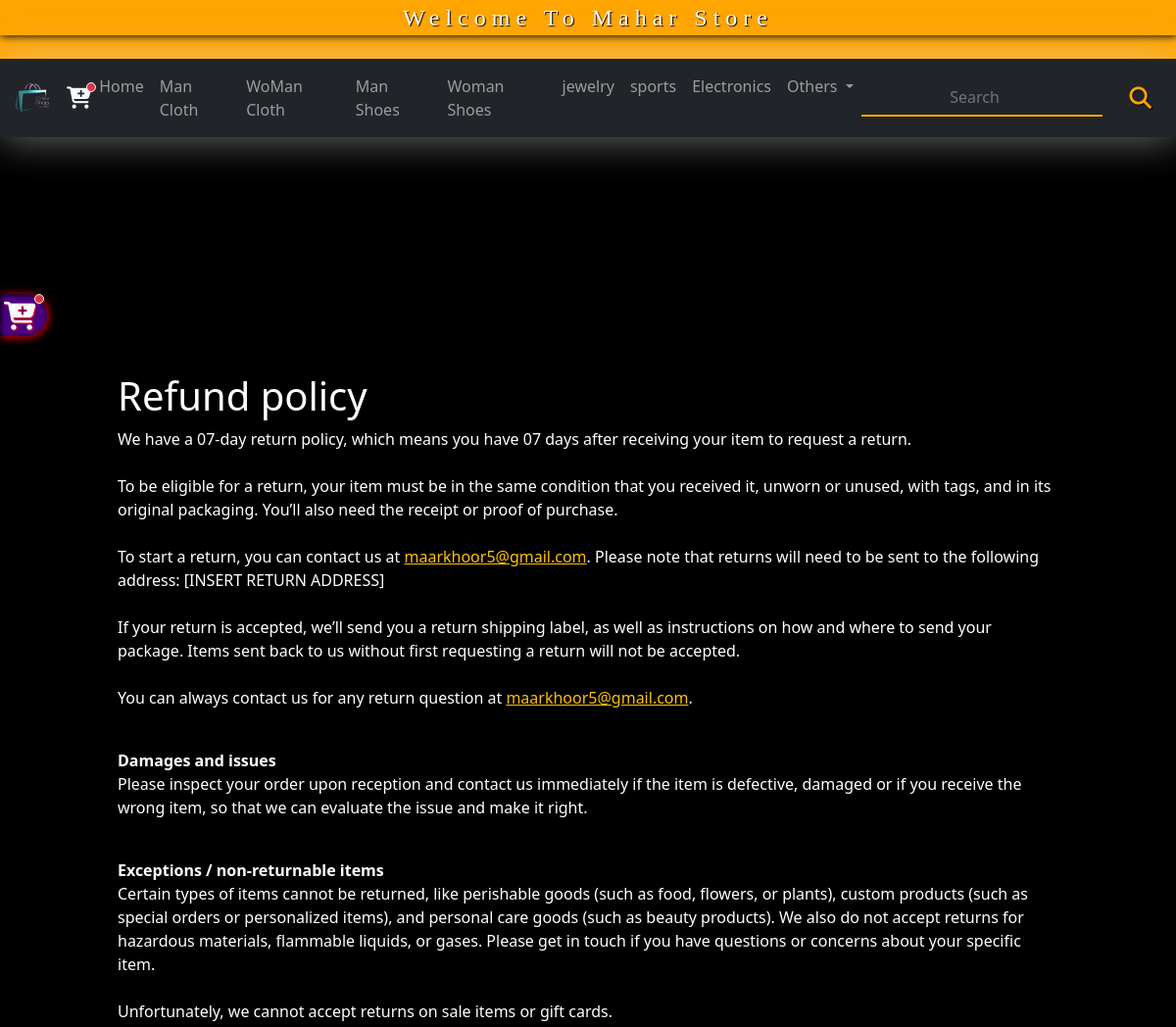
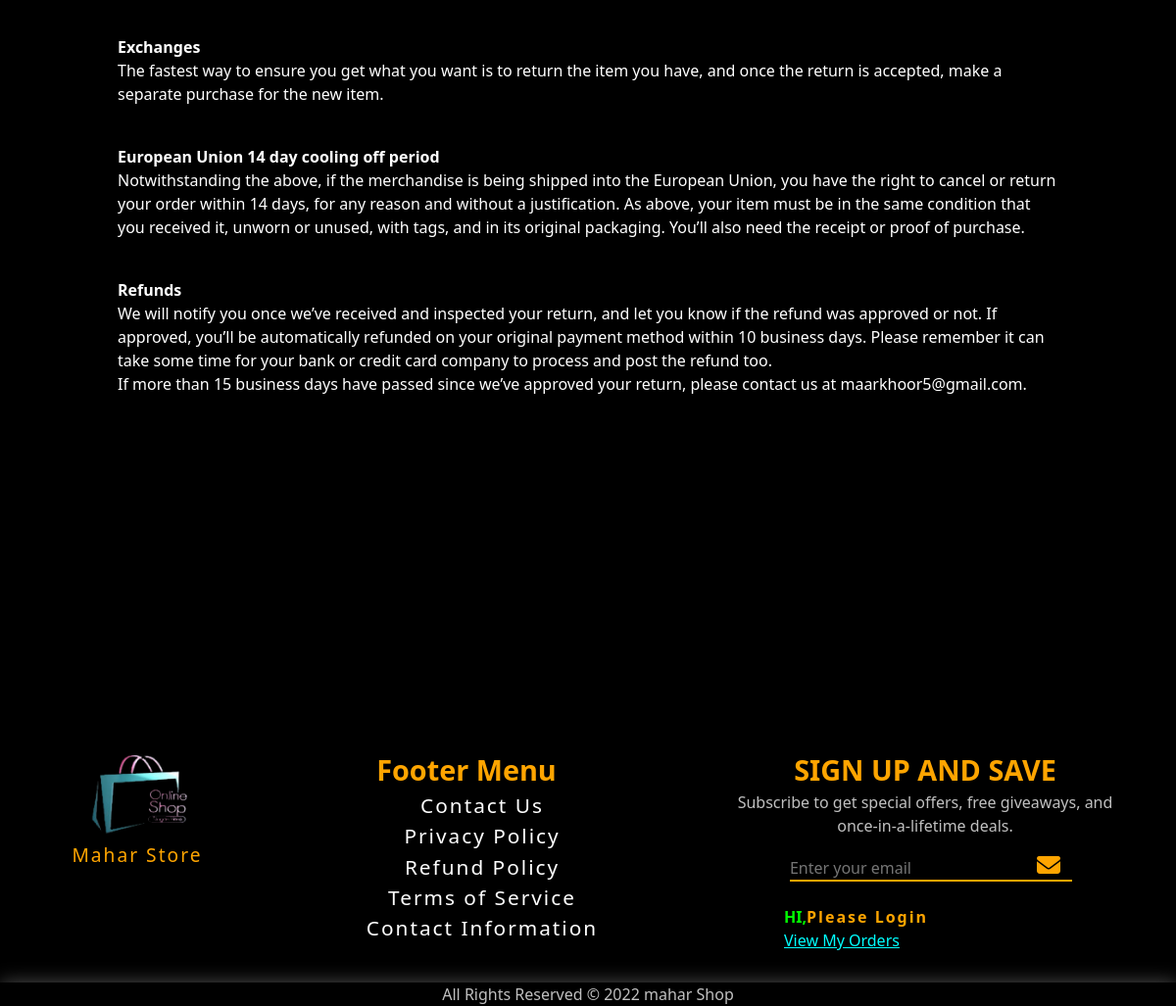
Page /refund-policy.php on the committed database (2 pictures, top to bottom).
### tables this page shows
CREATE TABLE `store_stngs` (
  `id` int(11) NOT NULL,
  `name` varchar(100) NOT NULL DEFAULT 'admin',
  `pass` varchar(50) NOT NULL DEFAULT '786',
  `profile` varchar(100) NOT NULL DEFAULT 'no',
  `bell` varchar(100) NOT NULL DEFAULT 'anounce soon',
  `ntitle` varchar(50) NOT NULL DEFAULT 'mahastore',
  `ndesc` varchar(250) NOT NULL DEFAULT 'soon',
  `vpay_page` varchar(20) NOT NULL DEFAULT 'bydirect',
  `email` varchar(100) NOT NULL DEFAULT 'maarkhoor5@gmail.com',
  `t_visitor` int(250) NOT NULL DEFAULT '0',
  `logo` varchar(150) NOT NULL DEFAULT '0',
  `headbgimg` varchar(200) NOT NULL DEFAULT '0',
  `baner1` varchar(150) NOT NULL DEFAULT '0',
  `shoesbg` varchar(200) NOT NULL DEFAULT '0',
  `voucherv0` int(2) NOT NULL DEFAULT '0',
  `acc_holder_name` varchar(30) NOT NULL DEFAULT 'Admin',
  `acc_number` varchar(50) NOT NULL DEFAULT '0'
);

### refund-policy.php (the view, shortened to what this page needs)
<?php
include 'config.php';
$v_stngs = "SELECT * FROM `store_stngs` WHERE id = 1";
$v_stngsq =mysqli_query($db,$v_stngs);
$v_stngsf = mysqli_fetch_array($v_stngsq);
$email = $v_stngsf['email'];
?>
<!doctype html>
<html lang="en">
  <head>
    <link href="https://cdn.jsdelivr.net/npm/bootstrap@5.2.0/dist/css/bootstrap.min.css" rel="stylesheet">
  <link href="https://cdn.jsdelivr.net/npm/bootstrap@5.2.0/dist/css/bootstrap.min.css" rel="stylesheet">
    <link rel="stylesheet" href="https://cdnjs.cloudflare.com/ajax/libs/font-awesome/6.1.2/css/all.min.css">
</head>
  <body style="background:black;">
<? include 'header.php'; ?>
<div style="color:white;width:80%;margin-left:10%;margin-top:20%;">
  <div class="shopify-policy__title">
    <h1>Refund policy</h1>
  </div>
  <div class="shopify-policy__body">
    <div class="rte">
        <p>We have a 07-day return policy, which means you have 07 days after receiving your item to request a return. <br><br>To be eligible for a return, your item must be in the same condition that you received it, unworn or unused, with tags, and in its original packaging. You’ll also need the receipt or proof of purchase. <br><br>To start a return, you can contact us at <a href="mailto:<? echo $email; ?>" class="text-warning"><? echo $email; ?></a>. Please note that returns will need to be sent to the following address: [INSERT RETURN ADDRESS] <br><br>If your return is accepted, we’ll send you a return shipping label, as well as instructions on how and where to send your package. Items sent back to us without first requesting a return will not be accepted. <br><br>You can always contact us for any return question at <a href="mailto:<? echo $email; ?>" class="text-warning"><? echo $email; ?></a>. <br></p>
<br>
<p><strong>Damages and issues</strong> <br>Please inspect your order upon reception and contact us immediately if the item is defective, damaged or if you receive the wrong item, so that we can evaluate the issue and make it right.</p>
<br>
<p><strong>Exceptions / non-returnable items</strong> <br>Certain types of items cannot be returned, like perishable goods (such as food, flowers, or plants), custom products (such as special orders or personalized items), and personal care goods (such as beauty products). We also do not accept returns for hazardous materials, flammable liquids, or gases. Please get in touch if you have questions or concerns about your specific item. <br><br>Unfortunately, we cannot accept returns on sale items or gift cards.</p>
<br>
<p><strong>Exchanges</strong> <br>The fastest way to ensure you get what you want is to return the item you have, and once the return is accepted, make a separate purchase for the new item.</p>
<br>
<p><strong>European Union 14 day cooling off period</strong> <br>Notwithstanding the above, if the merchandise is being shipped into the European Union, you have the right to cancel or return your order within 14 days, for any reason and without a justification. As above, your item must be in the same condition that you received it, unworn or unused, with tags, and in its original packaging. You’ll also need the receipt or proof of purchase.</p>
<br>
<p><strong>Refunds</strong> <br>We will notify you once we’ve received and inspected your return, and let you know if the refund was approved or not. If approved, you’ll be automatically refunded on your original payment method within 10 business days. Please remember it can take some time for your bank or credit card company to process and post the refund too. <br>If more than 15 business days have passed since we’ve approved your return, please contact us at <? echo $email; ?>.</p>
    </div>
  </div>
</div>
<div style="margin-top:30%;">
<? include 'footer.php'; ?>
</div>
  </body></html>

### header.php (shortened to what this page needs)
<?php
include 'config.php';
$v_stngs = "SELECT * FROM `store_stngs` WHERE id = 1";
$v_stngsq =mysqli_query($db,$v_stngs);
$v_stngsf = mysqli_fetch_array($v_stngsq);
$title = $v_stngsf['ntitle'];
$logo = $v_stngsf['logo'];
?>
  <head>
    <link href="https://cdn.jsdelivr.net/npm/bootstrap@5.2.0/dist/css/bootstrap.min.css" rel="stylesheet">
    <link rel="stylesheet" href="https://cdnjs.cloudflare.com/ajax/libs/font-awesome/6.1.2/css/all.min.css">
    <link rel="stylesheet" href="https://assets1.lottiefiles.com/packages/lf20_jtl6gife.json">
    <link rel="stylesheet" href="https://unpkg.com/aos@2.3.1/dist/aos.css">
</head>
<div class="loaderspin">
 <center>
  <div class="spinner-border text-warning" role="status" style="text-shadow:2px 2px 2px black;margin-bottom:-5rem;;">
  </div>
 </center>
</div>
<div style="border-radius:0 30px 30px 0; background:indigo; box-shadow:1px 1px 10px red, inset 1px 1px 5px black; border:none;float:right; position:fixed; top:300px;z-index:100; color:red !important; font-size:1.8rem; width:3rem;text-alighn:center;text-shadow:1px 1px 1px red;" data-bs-toggle="offcanvas" data-bs-target="#offcanvasRight" aria-controls="offcanvasRight">
<i type="button" class="fa fa-cart-plus position-relative text-light p-1" style="outline:none;">
  <span class="position-absolute top-0 start-100 translate-middle p-1 bg-danger border border-light rounded-circle"></span></i>
</div>
<div style="width:100%; background:orange; text-align: center;">
   <div id="headertitle"> Welcome To <? echo $title; ?> </div><br>
</div>
    <nav class="navbar navbar-dark navbar-expand-lg bg-dark" style="position:sticky;z-index:1000;top:0;box-shadow:1px 1px 40px rgba(222, 222, 222, 0.517);">
            <div class="container-fluid">
              <a class="navbar-brand" href="index.php"><img src="assetscdn/banners/<? echo $logo; ?>" style="width:2.5rem; max-width:2.5rem;"></a>
<i class="fa fa-cart-plus text-light headcart position-relative" style="font-size:1.4rem;" data-bs-toggle="offcanvas" data-bs-target="#offcanvasRight" aria-controls="offcanvasRight">
  <span class="position-absolute top-0 start-100 translate-middle p-1 bg-danger border border-light rounded-circle"></span>
</i>
              <div class="collapse navbar-collapse" id="navbarSupportedContent">
                <ul class="navbar-nav me-auto mb-2 mb-lg-0">
                  <li class="nav-item">
                    <a href="index.php" class="nav-link">
                      Home
                    </a></li><li class="nav-item">
                    <a href="vproducts.php?ctgry=mcloth" class="nav-link">
                      Man Cloth
                    </a></li><li class="nav-item">
                    <a href="vproducts.php?ctgry=fcloth" class="nav-link">
                      WoMan Cloth
                    </a></li><li class="nav-item">
                    <a href="vproducts.php?ctgry=mshoes" class="nav-link">
                     Man Shoes
                    </a></li><li class="nav-item">
                    <a href="vproducts.php?ctgry=fshoes" class="nav-link">
                     Woman Shoes
                    </a></li><li class="nav-item">
                    <a href="vproducts.php?ctgry=jewlery" class="nav-link">
                      jewelry
                    </a></li><li class="nav-item">
                    <a href="vproducts.php?ctgry=sports" class="nav-link">
                      sports
                    </a></li><li class="nav-item">
                    <a href="vproducts.php?ctgry=electric" class="nav-link">
                      Electronics
                    </a></li>
                  <li class="nav-item dropdown">
                    <a class="nav-link dropdown-toggle" href="#" role="button" data-bs-toggle="dropdown" aria-expanded="false">
                      Others
                    </a>
                  </li>
                </ul>
                <form method="post" class="d-flex" role="search">
                  <input name="searchitminpt" class="form-control focus-none" type="search" style="background:none;border:none;color:orange;text-align: center;outline:none !important;border-radius:0; border-bottom:2px solid orange;margin-right:0.9rem;" placeholder="Search" aria-label="Search">
                  <button name="serchitembtn" class="btn fa fa-magnifying-glass" style="color:orange;outline:none;text-shadow:1px 1px 1px black;font-size:1.4rem;" type="submit"> </button>
                </form>
              </div>
            </div>
          </nav>

### footer.php (shortened to what this page needs)
<link href="https://cdn.jsdelivr.net/npm/bootstrap@5.2.0/dist/css/bootstrap.min.css" rel="stylesheet">
<link rel="stylesheet" href="https://cdnjs.cloudflare.com/ajax/libs/font-awesome/6.1.2/css/all.min.css">
<?php
include 'config.php';
$v_stngs = "SELECT * FROM `store_stngs` WHERE id = 1";
$v_stngsq =mysqli_query($db,$v_stngs);
$v_stngsf = mysqli_fetch_array($v_stngsq);
$title = $v_stngsf['ntitle'];
$logo = $v_stngsf['logo'];
?>
<footer class="pcfooter" style="display: flex;flex-direction:row;width:100%;">
  <div style="width: 18%; margin-left:2rem;">
    <center>
    <a href="/"><img src="assetscdn/banners/<? echo $logo; ?>" style="width:7rem"></a>
    <br>
    <p style="color:orange; font-size:1.2rem; letter-spacing:2px;"> <? echo $title; ?> </p>
   </center>
  </div>
<div style="width:38%">
<center>
  <b style="color:orange; font-size:1.8rem;"> Footer Menu </b>
  <ul class="fotrul"><li><a href="contact-us.php">Contact Us</a></li><li><a href="privacy-policy.php">Privacy Policy</a></li><li><a href="refund-policy.php">Refund Policy</a></li><li><a href="terms-of-service.php">Terms of Service</a></li><li><a href="contact-information.php">Contact Information</a></li></ul>
</center>
</div>
<div style="width:40%;">
  <center>
    <b style="color:orange; font-size:1.8rem;"> SIGN UP AND SAVE </b>
    <p style="color:silver;width:80%;"> Subscribe to get special offers, free giveaways, and once-in-a-lifetime deals. </p>
 <div>
  <input type="text" style="color:orange;border: none; text-decoration:1px 1px 1px black; outline: none; border-bottom:2px solid orange;background:none;width:60%;" placeholder="Enter your email" class="mailinptj">
  <button style="color:orange;background:none;text-shadow:1px 1px 1px black;margin-left:-2.5rem;font-size:1.5rem;border:none;outline:none;" class="fa fa-envelope loginbtnj"> </button>
 </div>
  </center>
  <br>
<div style="margin-left: 20%;">
  <div style="display:flex;flex-direction:row;">
    <div>
    <b style="color:lime;"> HI, </b>
    </div>
     <div><b style="color:orange;letter-spacing:2px;" id="vdivlogmail"> Please Login </b></div>
   </div>
 <a href="allorders.php" style="color:aqua;">View My Orders </a>
</div>
</div>
</footer>
<br>
<div style="box-shadow:1px 1px 20px rgba(128, 128, 128, 0.683);width: 100%; text-align: center;">
  <a href="/" style="color:silver;text-decoration: none;"> All Rights Reserved  © 2022 mahar Shop </a>
</div>

### refund-policy.php (style rules this page uses)
* { margin:0; padding: 0; }

### header.php (style rules this page uses)
.loaderspin { position:fixed; z-index:1100; top:30%;left:30%; background:#000000c3; width:10rem; height:10rem; border-radius:14px; box-shadow:2px 2px 50px #000000ae; display:non; }
@media screen and (min-width:700px) { .loaderspin { left: 43%; border-radius:18px; } }
#headertitle { color:white;background:orange;font-size:1.5rem; text-align: center;font-family: Cambria, Cochin, Georgia, Times, 'Times New Roman', serif; letter-spacing:6px;text-shadow:1px 1px 1px black;box-shadow:1px 1px 8px black;width:100% !important;text-shadow: 1px 1px 1px black; }
.nav-link { color:white; }

### footer.php (style rules this page uses)
.fotrul li { list-style:none !important; }
.fotrul li a { color:white; letter-spacing:2px; font-size:1.3rem; text-decoration:none; }
@media screen and (min-width:700px) { .pcfooter { display: block; } }
footer { overflow-x:hidden !important; }

### rows in the picture
store_stngs: ntitle "Mahar Store", logo (picture), email "maarkhoor5@gmail.com"
